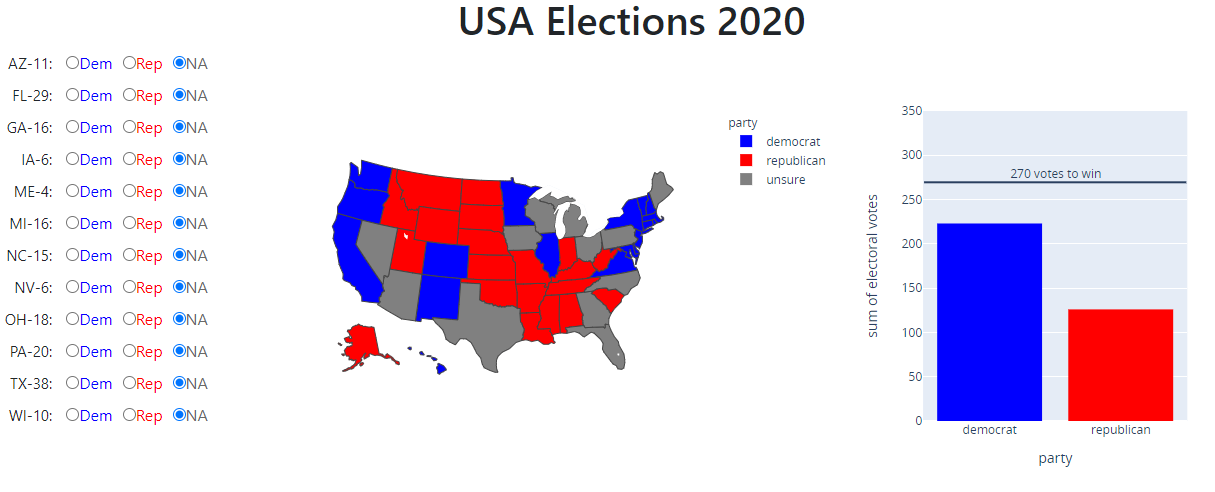

This chart was generated by the following Python code:
"""
https://www.youtube.com/watch?v=my1nshz1uG4
"""
import dash
import dash_core_components as dcc
import dash_html_components as html
from dash.dependencies import Output, Input
import dash_bootstrap_components as dbc
import pandas as pd
import plotly.express as px

df = pd.read_csv("politics.csv.gz", compression="gzip")

app = dash.Dash(__name__, external_stylesheets=[dbc.themes.BOOTSTRAP])
# server = app.server

# radioItem list for the layout (long_code.py lines 13-45)
radio_list = []
for s,v in zip(['AZ','FL','GA','IA','ME','MI','NC','NV','OH','PA','TX','WI'],
               [11,29,16,6,4,16,15,6,18,20,38,10]):
    radio_list.append(
        html.Div([
            html.Label(f'{s}-{v}: ', style={'display':'inline', 'fontSize':15}),
            dcc.RadioItems(
                id=f'radiolist-{s}',
                options=[
                    {"label": "Dem", "value": "democrat"},
                    {"label": "Rep", "value": "republican"},
                    {"label": "NA", "value": "unsure"},
                ],
                value='unsure',
                inputStyle={'margin-left': '10px'},
                labelStyle={'display': 'inline-block'},
                style={'display':'inline'}
            ),
        ], style={'textAlign':'end'})
    )
print(radio_list)


# Input list for the callback (long_code.py lines 48-52)
input_list = []
for x in ['AZ','FL','GA','IA','ME','MI','NC','NV','OH','PA','TX','WI']:
    input_list.append(
        Input(component_id=f'radiolist-{x}', component_property='value')
    )


app.layout = html.Div([
    dbc.Row([
        dbc.Col(html.H1("USA Elections 2020", style={'textAlign':'center'}), width=12)
    ]),
    dbc.Row([
        dbc.Col(radio_list, xs=4, sm=4, md=4, lg=2, xl=2),
        dbc.Col(dcc.Graph(id='my-choropleth', figure={},
                          config={'displayModeBar':False}), xs=8, sm=8, md=8, lg=6, xl=6),
        dbc.Col(dcc.Graph(id='my-bar', figure={},
                          config={'displayModeBar': False}), xs=6, sm=6, md=6, lg=4, xl=4)

    ], no_gutters=True)
])


# must have Dash version 1.16.0 or higher
@app.callback(
    Output(component_id='my-choropleth', component_property='figure'),
    Output(component_id='my-bar', component_property='figure'),
    input_list
)
def update_graph(az, fl, ga, ia, me, mi, nc, nv, oh, pa, tx, wi):
    dff = df.copy()  # assign party to dataframe (long_code.py lines 55-57)
    for st,radio_value_chosen in zip(
            ['AZ','FL','GA','IA','ME','MI','NC','NV','OH','PA','TX','WI'],
            [az, fl, ga, ia, me, mi, nc, nv, oh, pa, tx, wi]):
        dff.loc[dff.state == st, 'party'] = radio_value_chosen

    # build map figure
    fig_map = px.choropleth(
        dff, locations="state", hover_name='electoral votes',
        locationmode="USA-states", color="party",
        scope="usa", color_discrete_map={'democrat': 'blue',
                                         'republican': 'red',
                                         'unsure': 'grey'})

    # build histogram figure
    dff = dff[dff.party != 'unsure']
    fig_bar = px.histogram(dff, x='party', y='electoral votes', color='party',
                           range_y=[0,350], color_discrete_map={'democrat': 'blue',
                                                                'republican': 'red'}
                           )
    # add horizontal line
    fig_bar.update_layout(showlegend=False, shapes=[
        dict(type='line', yref='paper',y0=0.77,y1=0.77, xref='x',x0=-0.5,x1=1.5)
    ])
    # add annotation text above line
    fig_bar.add_annotation(x=0.5, y=280, showarrow=False, text="270 votes to win")

    return fig_map, fig_bar


if __name__ == '__main__':
    app.run_server(debug=False)
